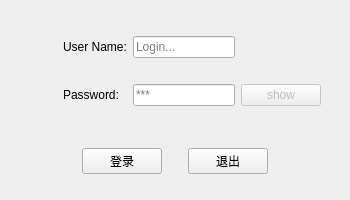
<?xml version="1.0" encoding="UTF-8"?>
<ui version="4.0">
 <class>MainWindow</class>
 <widget class="QMainWindow" name="MainWindow">
  <property name="geometry">
   <rect>
    <x>0</x>
    <y>0</y>
    <width>350</width>
    <height>200</height>
   </rect>
  </property>
  <property name="minimumSize">
   <size>
    <width>350</width>
    <height>200</height>
   </size>
  </property>
  <property name="maximumSize">
   <size>
    <width>350</width>
    <height>200</height>
   </size>
  </property>
  <property name="windowTitle">
   <string>Login</string>
  </property>
  <widget class="QWidget" name="centralwidget">
   <layout class="QVBoxLayout" name="verticalLayout">
    <item>
     <widget class="QWidget" name="widget" native="true">
      <property name="sizePolicy">
       <sizepolicy hsizetype="Preferred" vsizetype="Fixed">
        <horstretch>0</horstretch>
        <verstretch>0</verstretch>
       </sizepolicy>
      </property>
      <layout class="QGridLayout" name="gridLayout">
       <property name="leftMargin">
        <number>20</number>
       </property>
       <property name="topMargin">
        <number>20</number>
       </property>
       <property name="rightMargin">
        <number>20</number>
       </property>
       <property name="bottomMargin">
        <number>20</number>
       </property>
       <item row="0" column="3">
        <spacer name="horizontalSpacer_5">
         <property name="orientation">
          <enum>Qt::Horizontal</enum>
         </property>
         <property name="sizeHint" stdset="0">
          <size>
           <width>40</width>
           <height>20</height>
          </size>
         </property>
        </spacer>
       </item>
       <item row="0" column="0">
        <spacer name="horizontalSpacer_4">
         <property name="orientation">
          <enum>Qt::Horizontal</enum>
         </property>
         <property name="sizeHint" stdset="0">
          <size>
           <width>40</width>
           <height>20</height>
          </size>
         </property>
        </spacer>
       </item>
       <item row="0" column="1">
        <widget class="QLabel" name="label">
         <property name="text">
          <string>User Name:</string>
         </property>
        </widget>
       </item>
       <item row="0" column="2">
        <widget class="QLineEdit" name="lineEdit">
         <property name="placeholderText">
          <string>Login...</string>
         </property>
        </widget>
       </item>
       <item row="2" column="2">
        <widget class="QLineEdit" name="lineEdit_2">
         <property name="echoMode">
          <enum>QLineEdit::Password</enum>
         </property>
         <property name="placeholderText">
          <string>***</string>
         </property>
        </widget>
       </item>
       <item row="2" column="1">
        <widget class="QLabel" name="label_2">
         <property name="text">
          <string>Password:</string>
         </property>
        </widget>
       </item>
       <item row="1" column="1">
        <spacer name="verticalSpacer">
         <property name="orientation">
          <enum>Qt::Vertical</enum>
         </property>
         <property name="sizeHint" stdset="0">
          <size>
           <width>20</width>
           <height>20</height>
          </size>
         </property>
        </spacer>
       </item>
       <item row="2" column="3">
        <widget class="QPushButton" name="pushButton_3">
         <property name="enabled">
          <bool>false</bool>
         </property>
         <property name="text">
          <string>show</string>
         </property>
         <property name="autoDefault">
          <bool>false</bool>
         </property>
         <property name="default">
          <bool>false</bool>
         </property>
        </widget>
       </item>
      </layout>
     </widget>
    </item>
    <item>
     <widget class="QWidget" name="widget_3" native="true">
      <property name="sizePolicy">
       <sizepolicy hsizetype="Preferred" vsizetype="Fixed">
        <horstretch>0</horstretch>
        <verstretch>0</verstretch>
       </sizepolicy>
      </property>
      <layout class="QHBoxLayout" name="horizontalLayout_3">
       <item>
        <spacer name="horizontalSpacer">
         <property name="orientation">
          <enum>Qt::Horizontal</enum>
         </property>
         <property name="sizeHint" stdset="0">
          <size>
           <width>40</width>
           <height>20</height>
          </size>
         </property>
        </spacer>
       </item>
       <item>
        <widget class="QPushButton" name="pushButton">
         <property name="text">
          <string>登录</string>
         </property>
        </widget>
       </item>
       <item>
        <spacer name="horizontalSpacer_3">
         <property name="orientation">
          <enum>Qt::Horizontal</enum>
         </property>
         <property name="sizeType">
          <enum>QSizePolicy::Fixed</enum>
         </property>
         <property name="sizeHint" stdset="0">
          <size>
           <width>20</width>
           <height>20</height>
          </size>
         </property>
        </spacer>
       </item>
       <item>
        <widget class="QPushButton" name="pushButton_2">
         <property name="text">
          <string>退出</string>
         </property>
        </widget>
       </item>
       <item>
        <spacer name="horizontalSpacer_2">
         <property name="orientation">
          <enum>Qt::Horizontal</enum>
         </property>
         <property name="sizeHint" stdset="0">
          <size>
           <width>40</width>
           <height>20</height>
          </size>
         </property>
        </spacer>
       </item>
      </layout>
     </widget>
    </item>
   </layout>
  </widget>
 </widget>
 <resources/>
 <connections/>
</ui>
